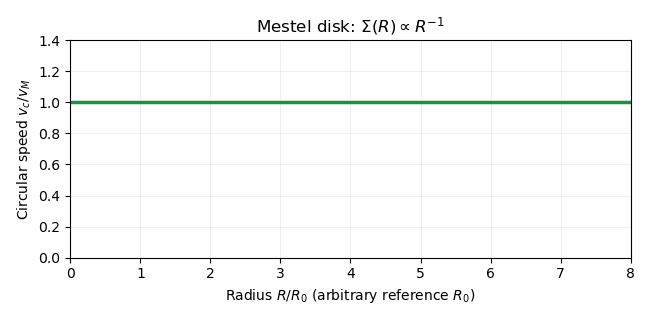

Generate this figure with Python:
"""Python 3.14; NumPy 2.3.5 and Matplotlib 3.10.7. Output goes to cwd."""
import numpy as np
import matplotlib
matplotlib.use('Agg')
import matplotlib.pyplot as plt
u=np.linspace(.02,8,500)
fig,ax=plt.subplots(figsize=(6.5,3.2),dpi=100,facecolor='white')
ax.plot(u,np.ones_like(u),color='#238b45',lw=2.5)
ax.set(xlabel=r'Radius $R/R_0$ (arbitrary reference $R_0$)',ylabel=r'Circular speed $v_c/v_M$',xlim=(0,8),ylim=(0,1.4),title=r'Mestel disk: $\Sigma(R)\propto R^{-1}$')
ax.grid(alpha=.2);fig.tight_layout()
fig.savefig('paper-62-mestel-rotation.png',facecolor='white',transparent=False)
